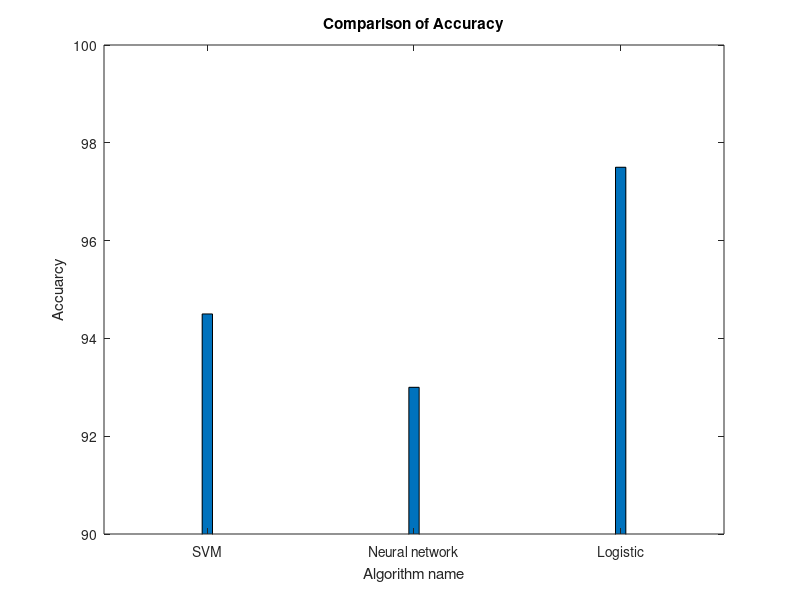

MATLAB code for this plot:
% Comparison of accuracy of all three algorithms implemented

acc= [94.50,93,97.50];
bar(acc,0.05);
set(gca,'XTickLabel',{'SVM', 'Neural network', 'Logistic'})
ylim([90 100]);
xlabel('Algorithm name');
ylabel('Accuarcy');
title('Comparison of Accuracy');